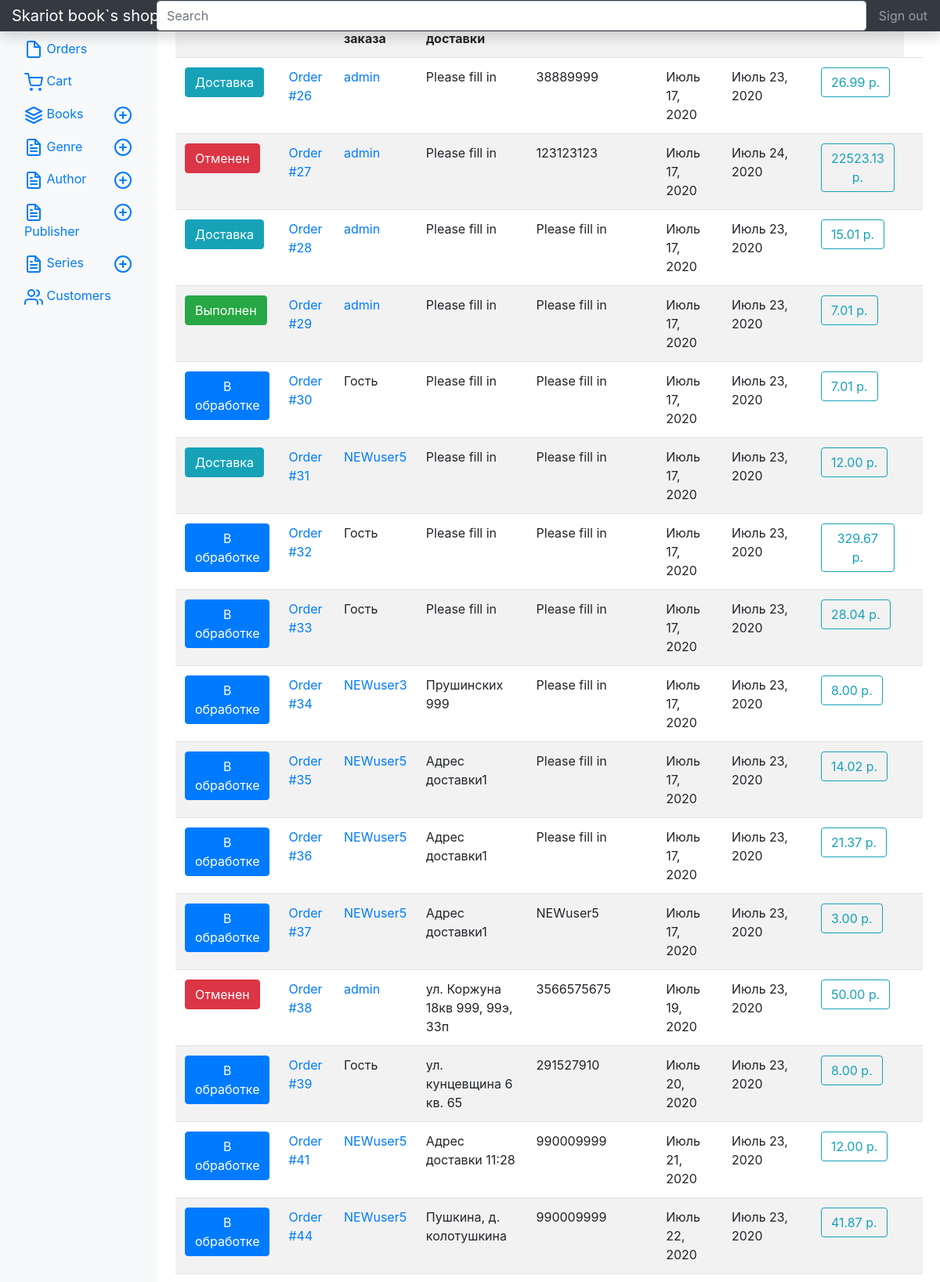
The app's page /s-admin/order (signed in, upper part) with its own data.
### order/models.py (models this page shows)
class Order(models.Model):
    cart=models.OneToOneField(
        Cart,
        on_delete=models.PROTECT,
    )
    status=models.BooleanField(
        verbose_name="Отменить заказ",
        default=False
    )
    status2 = models.CharField(
        verbose_name='Статус заказа',
        choices=(('В обработке', 'В обработке'),('Доставка', 'Доставка'), ('Отменен', 'Отменен'),('Выполнен', 'Выполнен')),
        max_length= 100,
        default = 'В обработке',
    )
    delivery_address=models.TextField(
        verbose_name="Адрес доставки",
    )
    contact_phone=PhoneNumberField(
        null=True,
        verbose_name="Телефон",
    )
    create=models.DateField(
        verbose_name="Дата cоздания",
        auto_now=False,
        auto_now_add=True
    )
    update=models.DateField(
        verbose_name="Дата последнего изменения",
        auto_now=True,
        auto_now_add=False
    )
    comment=models.TextField(
        verbose_name="Комментарий к заказу",
        blank=True,
        null=True
    )
    def __str__(self):
        return f"Order #{self.pk}"

### cart/models.py (models this page shows, shortened)
class Cart(models.Model):
    user=models.ForeignKey(
        User,
        on_delete=models.CASCADE,
        related_name="carts",
        blank=True,
        null=True
    )
    create=models.DateField(
        verbose_name="Дата внесения в каталог",
        auto_now=False,
        auto_now_add=True
    )
    update=models.DateField(
        verbose_name="Дата последнего изменения",
        auto_now=True,
        auto_now_add=False
    )
    def totalprice(self):
        price=0
        for product in self.books.all():
            price+=product.price
        return price

class BookInCart(models.Model):
    cart=models.ForeignKey(
        Cart,
        on_delete=models.CASCADE,
        related_name='books'
    )
    books=models.ForeignKey(
        Books,
        on_delete=models.CASCADE,
        related_name="books_in_cart"
    )
    qantity=models.IntegerField(
        verbose_name='Кол-во',
        default=1
    )
    @property
    def price(self):
        price=self.qantity*self.books.price
        if price==0:
            return 0
        return price
    class Meta:
        unique_together=(('cart','books'),)

### profiles/models.py (models this page shows, shortened)
class Profile(models.Model):
    user=models.OneToOneField(
        User,
        related_name='prof_user',
        on_delete=models.CASCADE,
        null=True,
        blank=True
    )
    username=models.CharField(
        verbose_name="Имя пользователя",
        max_length=100,
        default=''
    )
    phone=PhoneNumberField(
        null=True,
        verbose_name="Телефон",
    )
    email=models.EmailField(
        verbose_name="Е-mail",
        null=True,
        blank=True,
    )
    first_name = models.CharField(
        verbose_name="Имя",
        max_length=128,
        blank=True)
    last_name = models.CharField(
        verbose_name="Фамилия",
        max_length=128,
        blank=True)
    address_1 = models.CharField(
        verbose_name="Адресс 1",
        max_length=128,
        blank=True)
    address_2 = models.CharField(
        verbose_name="Адресс 2",
        max_length=128,
        blank=True)
    city = models.CharField(
        verbose_name="Город",
        max_length=64,
        default="Минск",
        blank=True
        )
    county = models.CharField(
        verbose_name="Страна",
        max_length=64,
        default="Беларусь",
        blank=True
        )
    zip_code = models.CharField(
        verbose_name="Почтовый индекс",
        max_length=5,
        default="23555",
        blank=True
        )

### books/models.py (models this page shows, shortened)
class Books(models.Model):
    name=models.CharField(
        verbose_name="Имя книги",
        max_length=100
    )
    description = models.TextField(
        verbose_name='Описание книги',
        null=True,
        blank=True
    )
    picture=models.ImageField(
        verbose_name="Фото обложки",
        upload_to="books-pic",
        null=True,
        blank=True,
        default="books-pic/default.jpg"
    )
    price=models.DecimalField(
        verbose_name="Цена",
        max_digits=5,
        decimal_places=2,
        default=00.00
    )
    author=models.ManyToManyField(
        'Author',
        verbose_name="Автор",
        related_name="books_author"
    )
    series=models.ManyToManyField(
        'Series',
        verbose_name="Серия",
        related_name="series_books",
        blank=True,
    )
    genre=models.ManyToManyField(
        'Genre',
        verbose_name="Жанр",
        related_name="genre_books"
    )
    publishing_year=models.PositiveSmallIntegerField (
        verbose_name="Год издания",
        default=2020
    )
    count_page=models.IntegerField(
        verbose_name="Кол-во страниц",
        default=100
    )
    binging=models.ForeignKey(
        'Binging',
        verbose_name="Переплёт",
        on_delete=models.PROTECT,
        default=1
    )
    format_book=models.CharField(
        verbose_name="Формат",
        default="99x99",
        max_length=15
    )
    isbn=models.CharField(
        verbose_name="ISBN",
        default="999-1-88877-6",
        max_length=15
    )
    weight=models.PositiveSmallIntegerField(
        verbose_name="Вес(гр.)",
        default="100"
    )
    age_limit=models.CharField(
        verbose_name="Ограничение по возрасту",
        default="6+",
        max_length=3
    )
    publisher=models.ManyToManyField(
        'Publisher',
        verbose_name="Издательство",
        related_name="publisher_books"
    )
    count_book=models.IntegerField(
        verbose_name="Ко-во книг в наличии",
        default=100
    )
    availability=models.BooleanField(
        verbose_name="Наличие книги",
        default=True
    )
    rating=models.FloatField(
        verbose_name="Рейтинг",
        validators=[MinValueValidator(0), MaxValueValidator(10)],
        default=9
    )
    created=models.DateField(
        verbose_name="Дата внесения в каталог",
        auto_now=False,
        auto_now_add=True
    )
    updated=models.DateField(
        verbose_name="Дата последнего изменения",
        auto_now=True,
        auto_now_add=False
    )
    user=models.ForeignKey(
        User,
        on_delete=models.PROTECT,
        default=2
    )

### s_admin/views.py (the view)
# urls.py: path('order', views.SAdminOrderList.as_view(),name='order'),
class SAdminOrderList(LoginRequiredMixin,ListView):
    model=Order
    template_name='s_admin/order/o_list.html'
    def get_queryset(self,*args,**kwargs):
        if self.request.user.groups.filter(name='Customers'):
            return self.handle_no_permission()
        else:
            return self.model.objects.all()

### s_admin/templates/s_admin/order/o_list.html (shortened to what this page needs)
{% extends "sadmin.html" %}
{% load crispy_forms_tags %}
{%load my_tags %}
              {% block nav_orders %}
                <li class="nav-item">
                  <a class="nav-link active" href="{% url 's-admin:order' %}">
                    Orders
                  </a>
                </li>
              {% endblock nav_orders %}
    {% block main %}
        <table class="table table-striped" width="100%" >
                <tr>
                    <th>Статус</th><th>Заказ</th><th>Автор заказа</th><th>Адрес доставки</th><th>Телефон</th><th>Создан</th><th>Обновлено</th><th>К оплате</th>
                </tr>
            {% for order in object_list %}
                <tr>
                    {% if order.status2 == 'Доставка' %}
                    <td ><a  class="btn btn-info" href="{% url 's-admin:order_update' order.pk %}">{{order.status2}}</a></td>
                    {% elif order.status2 == 'В обработке' %}
                    <td><a class="btn btn-primary" href="{% url 's-admin:order_update' order.pk %}">{{order.status2}}</td>
                    {% elif order.status2 == 'Отменен' %}
                    <td><a class="btn btn-danger" href="{% url 's-admin:order_update' order.pk %}">{{order.status2}}</td>
                    {% elif order.status2 == 'Выполнен' %}
                    <td><a class="btn btn-success" href="{% url 's-admin:order_update' order.pk %}">{{order.status2}}</td>
                    {% endif %}
                    <td><a href="{% url 's-admin:order_update' order.pk %}">{{order}}</a></td>
                     {% if order.cart.user.prof_user.pk %}
                        <td><a href="{% url 's-admin:detail' order.cart.user.prof_user.pk %}">{{order.cart.user.prof_user.username}}</a> </td>
                    {% else %}
                        <td>Гость </td>
                    {% endif %}
                    <td>{{order.delivery_address}}</td>
                    <td>{{order.contact_phone}}</td>
                    <td>{{order.create}}</td>
                    <td>{{order.update}}</td>
                    <td><a class="btn btn-outline-info" href="{% url 's-admin:cart_detail' order.cart.pk %}">{{order.cart.totalprice}} р.</a></td>
                    <td>
                </tr>
        {% endfor %}
        </table>
{% endblock main %}

### records on screen
Order: status2 "Доставка", id "Order #26", cart.user.prof_user.username "admin", delivery_address "Please fill in", contact_phone "38889999", create "Июль 17, 2020", update "Июль 23, 2020", cart.totalprice "26.99"
Order: status2 "Отменен", id "Order #27", cart.user.prof_user.username "admin", delivery_address "Please fill in", contact_phone "123123123", create "Июль 17, 2020", update "Июль 24, 2020", cart.totalprice "22523.13"
Order: status2 "Доставка", id "Order #28", cart.user.prof_user.username "admin", delivery_address "Please fill in", contact_phone "Please fill in", create "Июль 17, 2020", update "Июль 23, 2020", cart.totalprice "15.01"
Order: status2 "Выполнен", id "Order #29", cart.user.prof_user.username "admin", delivery_address "Please fill in", contact_phone "Please fill in", create "Июль 17, 2020", update "Июль 23, 2020", cart.totalprice "7.01"
Order: status2 "В обработке", id "Order #30", shows "Гость", delivery_address "Please fill in", contact_phone "Please fill in", create "Июль 17, 2020", update "Июль 23, 2020", cart.totalprice "7.01"
Order: status2 "Доставка", id "Order #31", cart.user.prof_user.username "NEWuser5", delivery_address "Please fill in", contact_phone "Please fill in", create "Июль 17, 2020", update "Июль 23, 2020", cart.totalprice "12.00"
Order: status2 "В обработке", id "Order #32", shows "Гость", delivery_address "Please fill in", contact_phone "Please fill in", create "Июль 17, 2020", update "Июль 23, 2020", cart.totalprice "329.67"
Order: status2 "В обработке", id "Order #33", shows "Гость", delivery_address "Please fill in", contact_phone "Please fill in", create "Июль 17, 2020", update "Июль 23, 2020", cart.totalprice "28.04"
Order: status2 "В обработке", id "Order #34", cart.user.prof_user.username "NEWuser3", delivery_address "Прушинских 999", contact_phone "Please fill in", create "Июль 17, 2020", update "Июль 23, 2020", cart.totalprice "8.00"
Order: status2 "В обработке", id "Order #35", cart.user.prof_user.username "NEWuser5", delivery_address "Адрес доставки1", contact_phone "Please fill in", create "Июль 17, 2020", update "Июль 23, 2020", cart.totalprice "14.02"
Order: status2 "В обработке", id "Order #36", cart.user.prof_user.username "NEWuser5", delivery_address "Адрес доставки1", contact_phone "Please fill in", create "Июль 17, 2020", update "Июль 23, 2020", cart.totalprice "21.37"
Order: status2 "В обработке", id "Order #37", cart.user.prof_user.username "NEWuser5", delivery_address "Адрес доставки1", contact_phone "NEWuser5", create "Июль 17, 2020", update "Июль 23, 2020", cart.totalprice "3.00"
Order: status2 "Отменен", id "Order #38", cart.user.prof_user.username "admin", delivery_address "ул. Коржуна 18кв 999, 99э, 33п", contact_phone "3566575675", create "Июль 19, 2020", update "Июль 23, 2020", cart.totalprice "50.00"
Order: status2 "В обработке", id "Order #39", shows "Гость", delivery_address "ул. кунцевщина 6 кв. 65", contact_phone "291527910", create "Июль 20, 2020", update "Июль 23, 2020", cart.totalprice "8.00"
Order: status2 "В обработке", id "Order #41", cart.user.prof_user.username "NEWuser5", delivery_address "Адрес доставки 11:28", contact_phone "990009999", create "Июль 21, 2020", update "Июль 23, 2020", cart.totalprice "12.00"
Order: status2 "В обработке", id "Order #44", cart.user.prof_user.username "NEWuser5", delivery_address "Пушкина, д. колотушкина", contact_phone "990009999", create "Июль 22, 2020", update "Июль 23, 2020", cart.totalprice "41.87"
